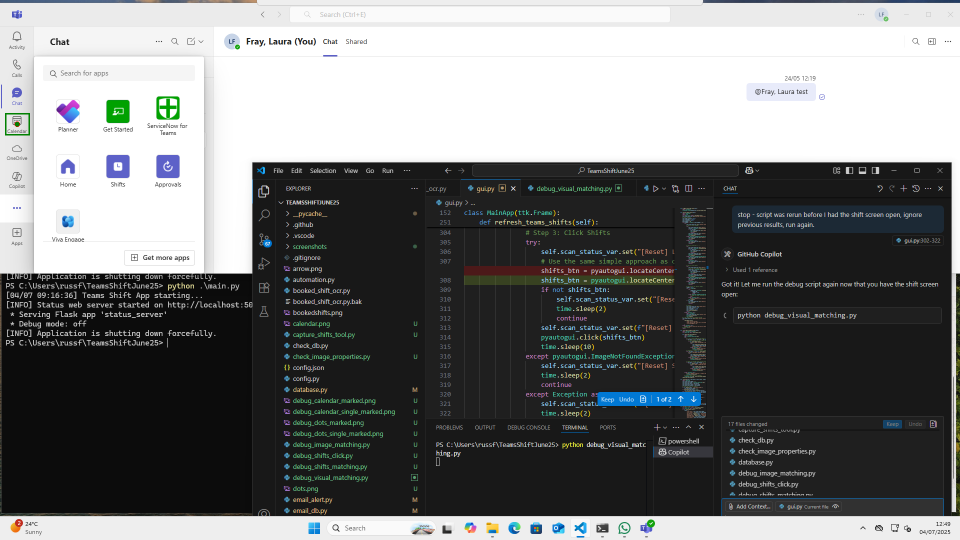
#> input picture debug_calendar_marked.png, 1920 x 1080 px (shown at 1/2 size)
$ python -i ocr_processing.py   (imports and definitions only)
#> lines starting #> are read from the running program, lines starting #| are printed output that depends on the picture
import cv2
import numpy as np
import pytesseract
import calendar
from datetime import datetime
import re # Ensure re is imported
import logging

# Configure logging for this module
# [4 lines not run here, left out]


# [156 lines left out: functions _parse_month_year_text, extract_shifts_from_image, not called in this run]

def extract_month_year_from_image(image_path):
    """
    Utility function to OCR the month/year label from a Teams screenshot.
    Returns (month_num, year_num) or (None, None) if not found.
    """
#> called with image_path = 'debug_calendar_marked.png'
    import cv2
    import pytesseract
    import calendar
    import re
    image = cv2.imread(image_path)
#> image is the input picture: shape (1080, 1920, 3); mean B, G, R 117.7, 117.6, 116.2
    if image is None:
        return None, None
    # Try dynamic crop (arrow-based)
    arrow_template = cv2.imread('arrow.png', cv2.IMREAD_UNCHANGED)
    month_label_text = ""
    if arrow_template is not None:
        if arrow_template.shape[2] == 4:
            arrow_template = cv2.cvtColor(arrow_template, cv2.COLOR_BGRA2BGR)
        search_img_arrow = image.copy()
        if search_img_arrow.shape[2] == 4:
            search_img_arrow = cv2.cvtColor(search_img_arrow, cv2.COLOR_BGRA2BGR)
        res_arrow = cv2.matchTemplate(search_img_arrow, arrow_template, cv2.TM_CCOEFF_NORMED)
        min_val_arrow, max_val_arrow, min_loc_arrow, max_loc_arrow = cv2.minMaxLoc(res_arrow)
        if max_val_arrow > 0.85:
            arrow_x, arrow_y = max_loc_arrow
            arrow_h, arrow_w = arrow_template.shape[:2]
            crop_x1 = arrow_x + arrow_w + 10
            crop_x2 = crop_x1 + 200
            crop_y1 = arrow_y
            crop_y2 = crop_y1 + arrow_h
            crop_x1 = max(0, crop_x1)
            crop_x2 = min(image.shape[1], crop_x2)
            crop_y1 = max(0, crop_y1)
            crop_y2 = min(image.shape[0], crop_y2)
            month_label_crop = image[crop_y1:crop_y2, crop_x1:crop_x2]
            if month_label_crop.size > 0:
                month_label_gray = cv2.cvtColor(month_label_crop, cv2.COLOR_BGR2GRAY)
                month_label_text = pytesseract.image_to_string(month_label_gray, config='--psm 7').strip()
    if not month_label_text:
        # Fallback to static region
        month_label_crop = image[130:180, 210:420]
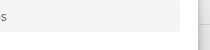
#> month_label_crop: shape (50, 210, 3); min 112, max 255, mean 247.3
        if month_label_crop.size > 0:
            month_label_gray = cv2.cvtColor(month_label_crop, cv2.COLOR_BGR2GRAY)
#> (the run stopped early here; a loop or call above may not have finished)
